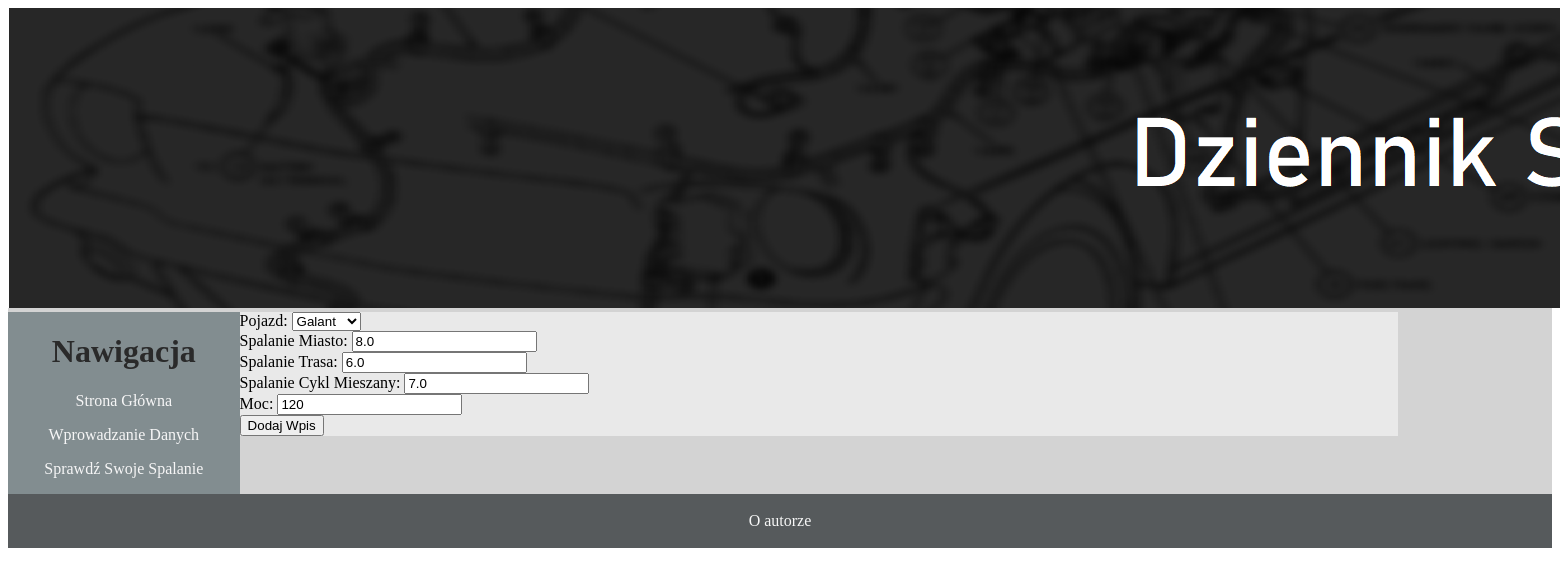
The page /uaktualnij/2 on the database its author committed.
### tables this page shows
CREATE TABLE wpis
(
id_wpis integer primary key,
id_model integer not null,
spalanie_miasto float not null,
spalanie_trasa float not null,
cykl_mieszany float not null,
moc text not null,
foreign key(id_model) references model(id_model)
);

### app.py (the view)
@app.route('/uaktualnij/<int:id>', methods=['POST', 'GET'])
def uaktualnij(id):
    cur = db.cursor()
    cur.execute("""select marka.nazwa_marka, model.nazwa_model, wpis.spalanie_miasto, wpis.spalanie_trasa, wpis.cykl_mieszany, wpis.moc, wpis.id_wpis
                    from marka, model, wpis
                    where
                    wpis.id_model = model.id_model and
                    model.id_model = marka.id_marka and
                    wpis.id_wpis = {};""".format(id))
    wpis = cur.fetchall()
    if request.method == 'POST':
        w = [request.form.get('lista_modele'),
             request.form['sp_miasto'],
             request.form['sp_trasa'],
             request.form['sp_mieszane'],
             request.form['moc']]
        cur = db.cursor()
        try:
            cur.execute("""update wpis set id_model = (select id_model from model where nazwa_model = '{}'), spalanie_miasto = {},
            spalanie_trasa = {}, cykl_mieszany={}, moc={} where id_wpis = {}""".format(w[0], w[1], w[2], w[3], w[4], id))
            db.commit()
        except:
            return redirect('/blad')
        return redirect('/wprowadzanie')
    else:
        cur = db.cursor()
        cur.execute("select (select nazwa_marka from marka where marka.id_marka = model.id_marka), nazwa_model from model order by 1 asc")
        modele = cur.fetchall()
        cur = db.cursor()
        cur.execute("select nazwa_marka from marka order by 1 asc")
        marki = cur.fetchall()
        return render_template('uaktualnij.html', modele=modele, marki=marki, wpisy=wpis)

### templates/uaktualnij.html (shortened to what this page needs)
{% extends 'base.html' %}
{% block body %}
<div class="form">
    <form name="formularz" action="/uaktualnij/{{ wpisy[0][6] }}" method="POST">
        <label for="lista_modele">Pojazd:</label>
    <select name="lista_modele" id="lista_modele">
    {% for marka in marki %}
        {% for model in modele %}
            {% if model[0] == marka[0] %}
                {% if model[1] == wpisy[0][1] %}
                    <option value="{{ model[1] }}" selected>{{ model[1] }}</option>
                {% else %}
                    <option value="{{ model[1] }}">{{ model[1] }}</option>
            {% endif %}
            {% endif %}
        {% endfor %}
    {% endfor %}
    </select>
        {% for wpis in wpisy %}
        <br>
        <label>Spalanie Miasto: </label>
        <input type="text" name="sp_miasto" id="sp_miasto" value="{{wpis[2]}}">
        <br>
        <label>Spalanie Trasa: </label>
        <input type="text" name="sp_trasa" id="sp_trasa" value="{{wpis[3]}}">
        <br>
        <label>Spalanie Cykl Mieszany: </label>
        <input type="text" name="sp_mieszane" id="sp_mieszane" value="{{wpis[4]}}">
        <br>
        <label>Moc: </label>
        <input type="text" name="moc" id="moc" value="{{wpis[5]}}">
        <br>
        <input type="submit" value="Dodaj Wpis">
        {% endfor %}
    </form>
</div>
{% endblock %}

### rows shown on the page
wpis: sp_miasto "8.0", sp_trasa "6.0", sp_mieszane "7.0", moc "120"

### other values the page prints
form field lista_modele "Galant"
